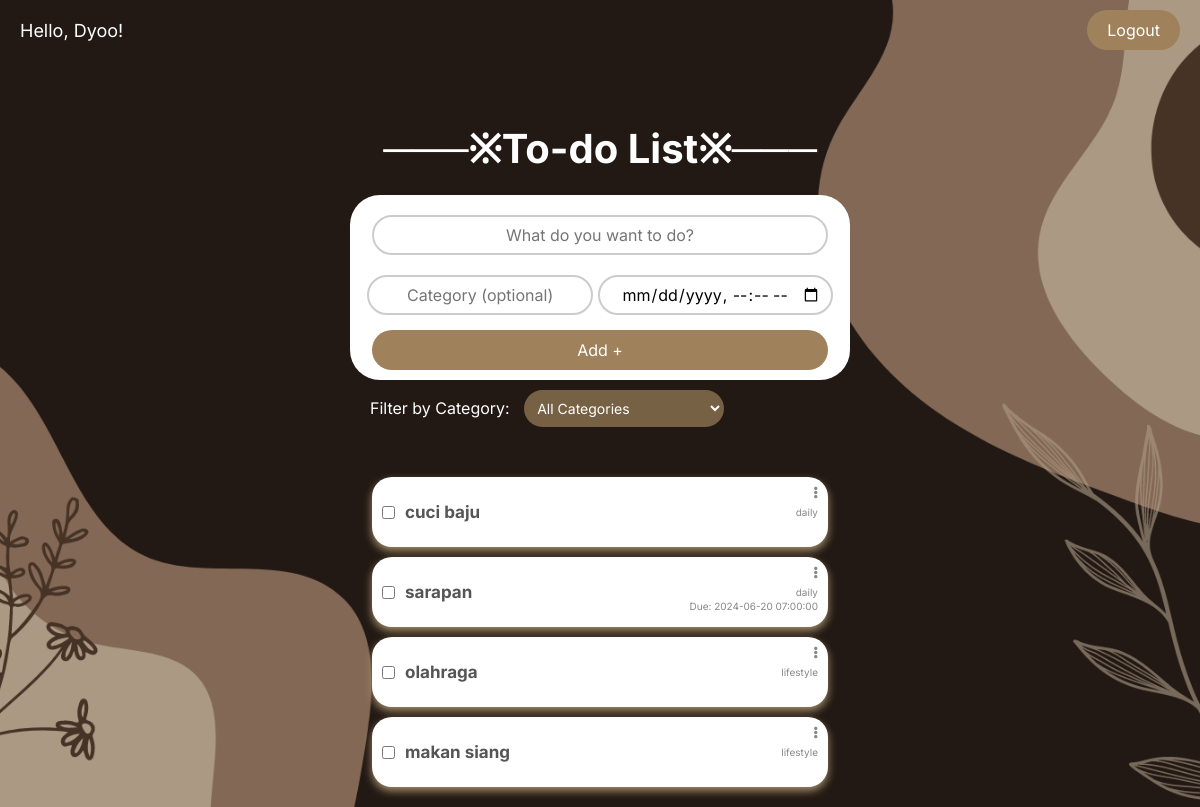
Page /index.php (signed in) on the committed database.
### tables this page shows
CREATE TABLE `todos` (
  `id` int(11) NOT NULL,
  `title` text NOT NULL,
  `date_time` datetime NOT NULL DEFAULT current_timestamp(),
  `checked` tinyint(1) NOT NULL DEFAULT 0,
  `deadline` datetime DEFAULT NULL,
  `category_id` int(11) DEFAULT NULL,
  `user_id` int(11) DEFAULT NULL
);

CREATE TABLE `categories` (
  `id` int(11) NOT NULL,
  `name` varchar(100) NOT NULL,
  `todo_id` int(11) DEFAULT NULL
);

### index.php (the view, shortened to what this page needs)
<?php
require 'db_conn.php';
?>
<!DOCTYPE html>
<html lang="en">
<head>
    <link rel="stylesheet" href="css/style.css?v=1.0">
    <link rel="stylesheet" href="https://cdnjs.cloudflare.com/ajax/libs/font-awesome/5.15.4/css/all.min.css">
</head>
<body>
    <div class="header-section">
        <div class="welcome-message">
            <p>Hello, <?php echo htmlspecialchars($_SESSION['username']); ?>!</p>
        </div>
        <a href="logout.php" class="logout-button">Logout</a>
    </div>
    <div class="main-section">
        <h1 class="title">───※To-do List※───</h1>
        <div class="add-section">
            <form action="app/add.php" method="POST" autocomplete="off">
                <?php if(isset($_GET['mess']) && $_GET['mess'] == 'error'){ ?>
                <input type="text" name="title" style="border-color: #ff6666" placeholder="What do you want to do?" />
                <?php }else{ ?>
                <input type="text" name="title" placeholder="What do you want to do?" />
                <?php } ?>
                <div class="row">
                    <input type="text" name="category" placeholder="Category (optional)" />
                    <input type="datetime-local" name="deadline" />
                </div>
                <button type="submit">Add +</button>
            </form>
        </div>
        <div class="filter-section">
            <label for="category-filter">Filter by Category:</label>
            <select id="category-filter">
                <option value="all">All Categories</option>
            </select>
        </div>
        <?php
        $filter_category_id = isset($_GET['category']) ? $_GET['category'] : 'all';
        if ($filter_category_id === 'all') {
            $query = "SELECT todos.*, categories.name AS category_name
                      FROM todos
                      LEFT JOIN categories ON todos.category_id = categories.id
                      WHERE todos.user_id = :user_id
                      ORDER BY categories.id DESC, todos.id DESC";
        } else {
            $query = "SELECT todos.*, categories.name AS category_name
                      FROM todos
                      LEFT JOIN categories ON todos.category_id = categories.id
                      WHERE todos.category_id = :category_id AND todos.user_id = :user_id
                      ORDER BY todos.id DESC";
        }
        $stmt = $conn->prepare($query);
        $stmt->bindParam(':user_id', $_SESSION['user_id'], PDO::PARAM_INT);
        $stmt->execute();
        $todos = $stmt->fetchAll(PDO::FETCH_ASSOC);
        ?>
        <div class="show-todo-section">
            <?php foreach($todos as $todo) { ?>
            <div class="todo-item">
                <span class="ellipsis-menu">
                    <i class="fas fa-ellipsis-v ellipsis-icon"></i>
                </span>
                <?php if($todo['checked']){ ?>
                <input type="checkbox" class="check-box" data-todo-id="<?php echo $todo['id']; ?>" checked />
                <h2 class="checked"><?php echo htmlspecialchars($todo['title']) ?></h2>
                <?php }else { ?>
                <input type="checkbox" data-todo-id="<?php echo $todo['id']; ?>" class="check-box" />
                <h2><?php echo htmlspecialchars($todo['title']) ?></h2>
                <?php } ?>
                <br>
                <?php if(isset($todo['deadline']) && $todo['deadline'] !== '' && $todo['deadline'] !== '0000-00-00 00:00:00'): ?>
                <small class="deadline">Due: <?php echo htmlspecialchars($todo['deadline']) ?></small>
                <?php endif; ?>
                <?php if (!empty($todo['category_name'])): ?>
                <small class="category"><?php echo htmlspecialchars($todo['category_name']) ?></small>
                <?php endif; ?>
            </div>
            <?php } ?>
        </div>
    </div>
</body>
</html>

### rows in the picture
todos: title "cuci baju", category.name "daily"
todos: title "sarapan", deadline "2024-06-20 07:00:00", category.name "daily"
todos: title "olahraga", category.name "lifestyle"
todos: title "makan siang", category.name "lifestyle"

### other values in the picture
$_SESSION['username'] "Dyoo"
